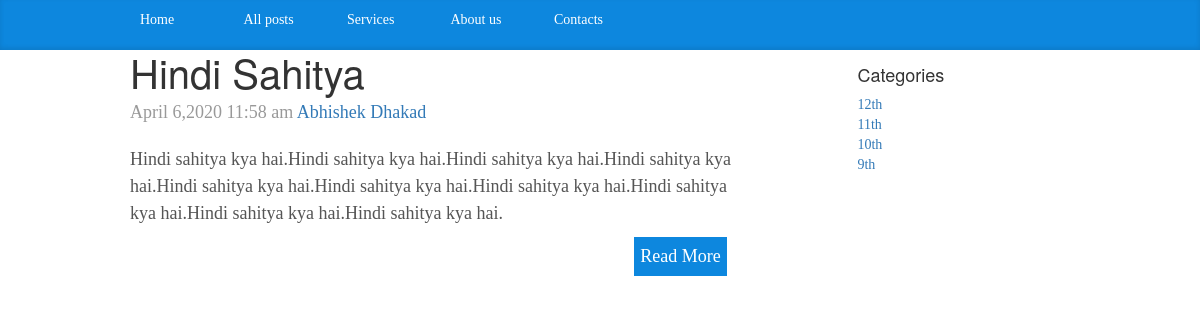
Page /subject.php?id=83 on the committed database.
### tables this page shows
CREATE TABLE `post` (
  `id` int(11) NOT NULL,
  `subject_id` int(11) NOT NULL,
  `title` varchar(255) NOT NULL,
  `content` text NOT NULL,
  `author` varchar(255) NOT NULL,
  `tags` text NOT NULL,
  `date` timestamp NOT NULL DEFAULT current_timestamp()
);

CREATE TABLE `categories` (
  `category_id` int(11) NOT NULL,
  `title` text NOT NULL
);

### libs/config.php (called while the page is built, shortened)
<?php
class data{
   public $host = DB_HOST;
   public $user = DB_USER;
   public $pass = DB_PASS;
   public $db_name = DB_NAME;
   public $link;
      private function connect(){
       $this->link = new mysqli($this->host, $this->user, $this->pass, $this->db_name);
   }
   public function select($query){
       $result = $this->link->query($query);
       if ($result->num_rows > 0){
           return $result;
       }
       else{
           return false;
       }
   }
}
?>

### libs/function.php (called while the page is built)
<?php
function formateDate($date){
    return date('F j,Y g:i a ', strtotime($date));
}
?>

### subject.php (the view, shortened to what this page needs)
<?php
include_once("libs/config.php");
include_once("libs/function.php");
$select=new data();
if(isset($_GET['id'])){
$id = $_GET['id'];
$query = "select*from post where subject_id='$id'";
$post = $select->select($query);
}
?>
<!doctype html>
<html lang="en">
  <head>
    <link rel="stylesheet" href="https://cdnjs.cloudflare.com/ajax/libs/twitter-bootstrap/3.3.6/css/bootstrap.min.css" media="screen" >
    <link href="bootstrap/css/custom.css" rel="stylesheet">
  </head>
  <body>
    <div class="blog-masthead">
      <div class="container">
        <nav class="blog-nav">
            <a class="blog-nav-item active" href="index.php">Home</a>
          <a class="blog-nav-item" href="posts.php">All posts</a>
          <a class="blog-nav-item" href="services.php">Services</a>
          <a class="blog-nav-item" href="about.php">About us</a>
          <a class="blog-nav-item" href="contacts.php">Contacts</a>
        </nav>
      </div>
    </div>
    <div class="container">
      <div class="row">
        <div class="col-sm-8 blog-main">
        <?php while ($row=$post->fetch_array()): ?>
          <div class="blog-post">
            <h2 class="blog-post-title"><?php echo $row['title'];?></h2>
            <p class="blog-post-meta"><?php echo formateDate ($row['date']);?> <a href="#"><?php echo $row['author'];?></a></p>
            <p><?php echo substr($row['content'],0,250);?></p>
            <a class="readmore" href=" single.php?id=<?php echo $row['id'];?>" > Read More</a>
          </div>
        <?php endwhile;  ?>
        <?php include_once("includes/footer.php"); ?>

### includes/footer.php (shortened to what this page needs)
<?php
$query="select * from categories ";
$cats= $select->select($query);
?>
        </div>
        <div class="col-sm-1 col-sm-offset-1 blog-sidebar">
          <div class="sidebar-module">
            <h4>Categories</h4>
            <ol class="list-unstyled">
            <?php while ($row=$cats->fetch_array()): ?>
              <li><a href="category.php?id=<?php echo $row['category_id']; ?>"><?php echo $row['title'];?></a></li>
              <?php endwhile;  ?>
            </ol>
          </div>
  </body>
</html>

### rows in the picture
post: title "Hindi Sahitya", date "April 6,2020 11:58 am", author "Abhishek Dhakad", content "Hindi sahitya kya hai.Hindi sahitya kya hai.Hindi sahitya kya hai.Hindi sahitya kya hai.Hindi sahitya kya hai.Hindi sahitya kya hai.Hindi sahitya kya hai.Hindi sahitya kya hai.Hindi sahitya kya hai.Hindi sahitya kya hai."
categories: title "12th"
categories: title "11th"
categories: title "10th"
categories: title "9th"
